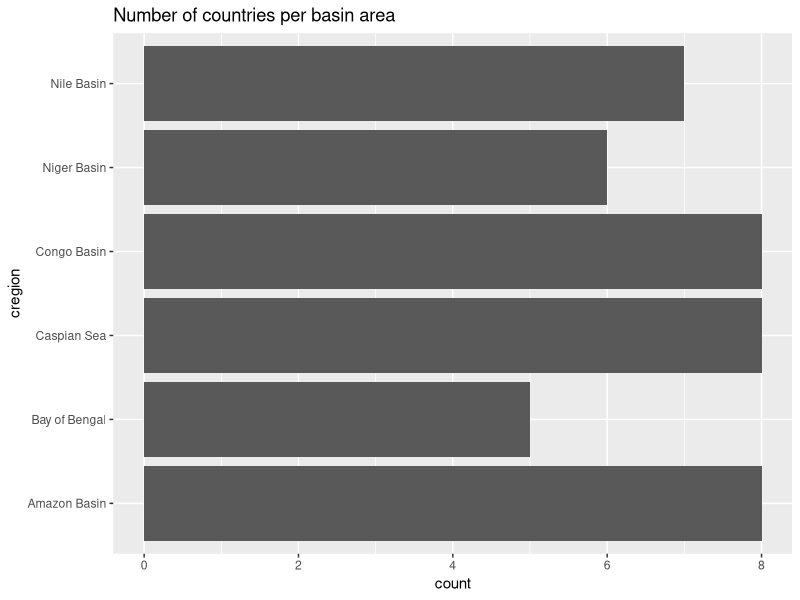
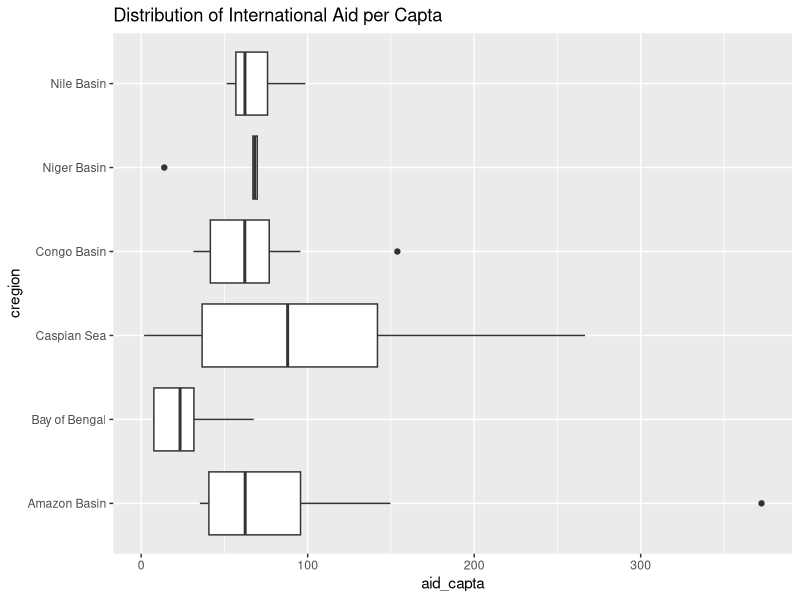
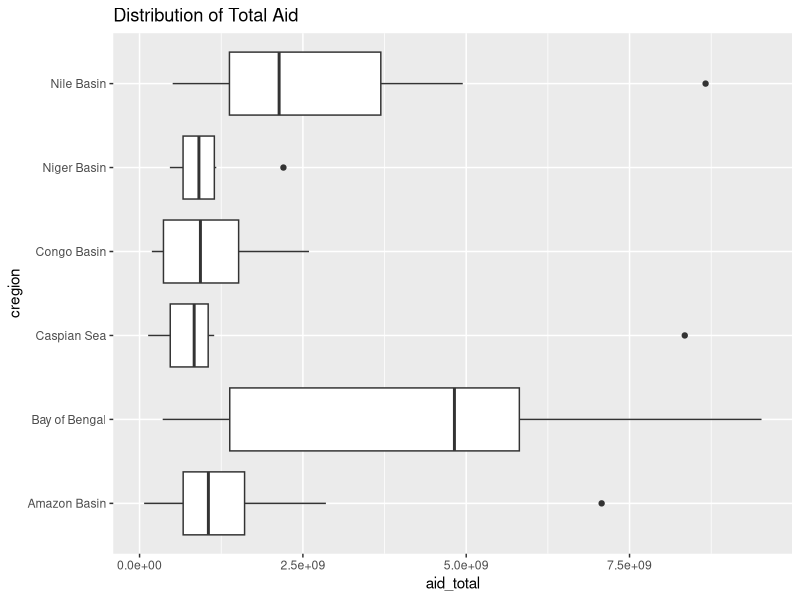
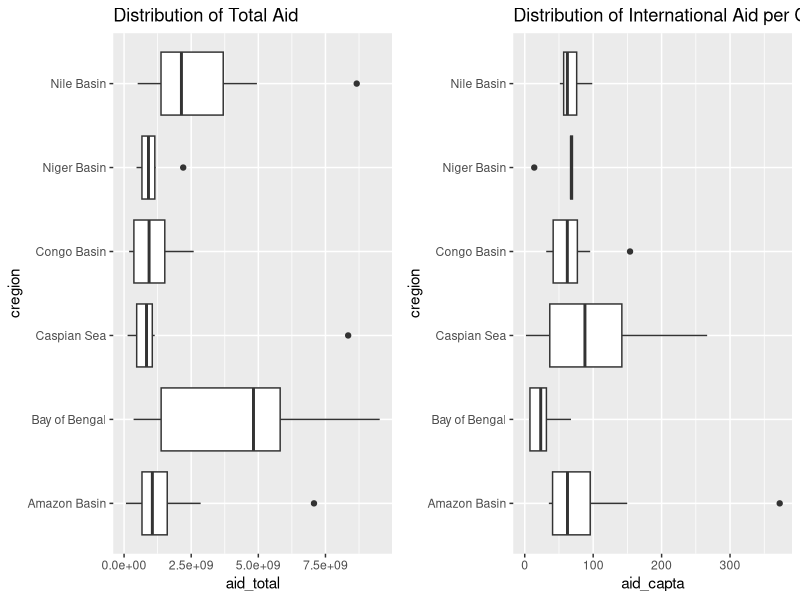
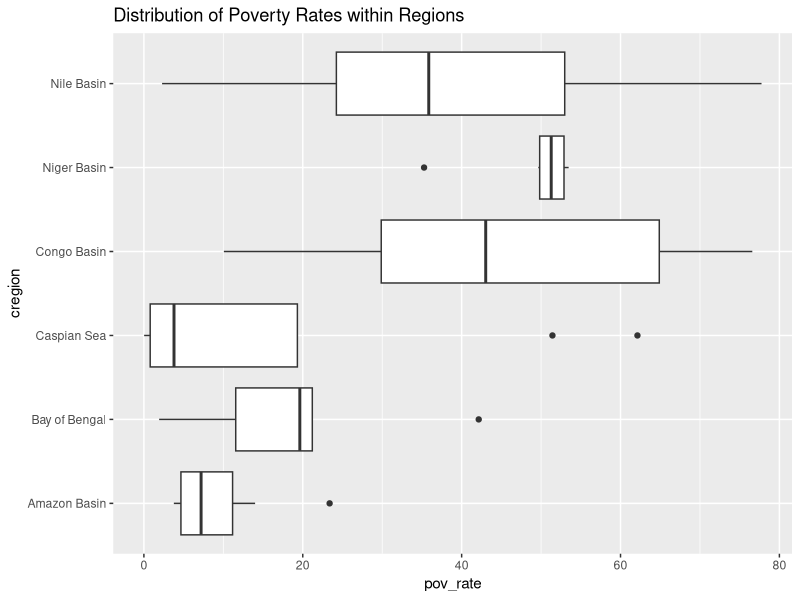
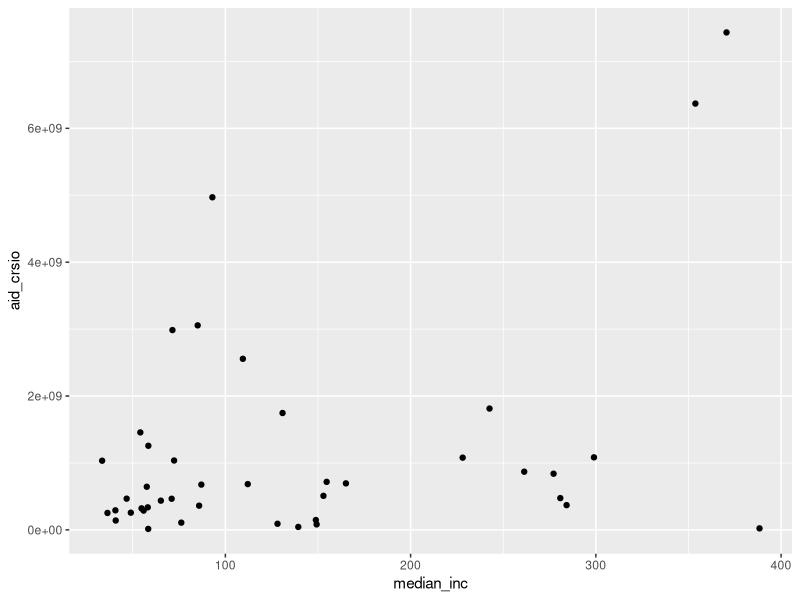
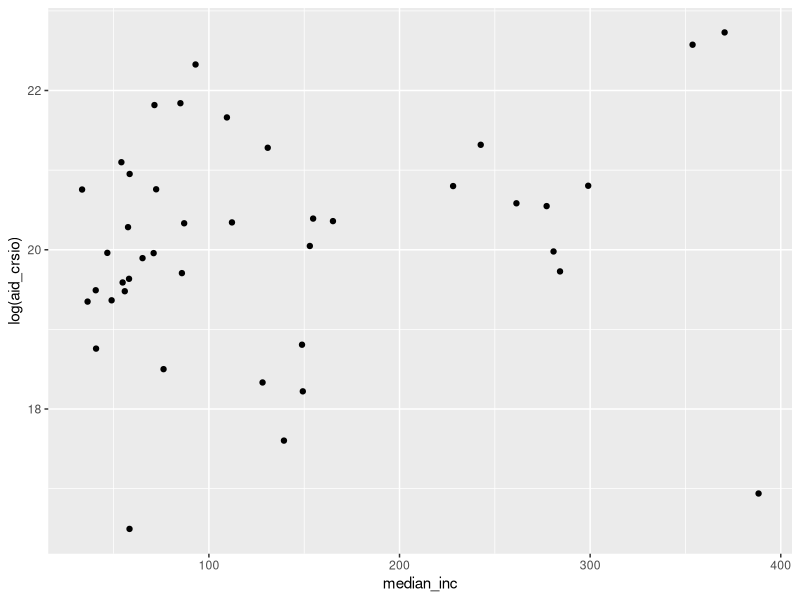
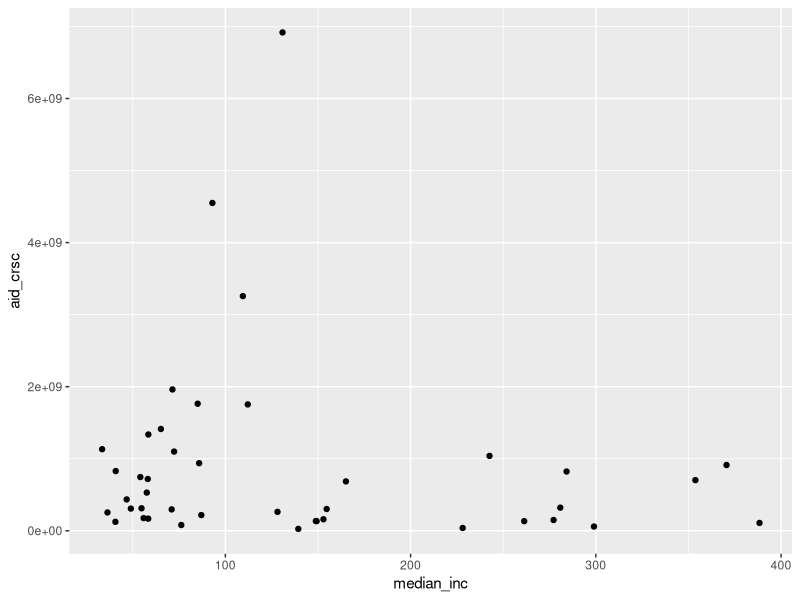

Source code (R) for these figures, in order: (Note: this script raises an error after producing the figures.)
#############################################################################################
#############################################################################################
############################ DATA ANALYSIS ##################################################
############################ FINAL ACTIVITY #################################################
#############################################################################################
########################  VINICIUS SILVA SANTANA ############################################
#############################################################################################
#############################################################################################



# COMMENT: REMEMBER TO ADD HEADS AND CLEAR NAMES TO VARIABLES IN PLOTS

############################################################################################
############################ LOADING PACKAGES AND DATAFRAME ################################
############################################################################################

getwd()
setwd("./Curso R/QOG Data")

require(tidyverse)
require(ggplot2)

pov.aid <- read.csv("./vinicius-santana-ad-ufpe-2019.csv")

view(pov.aid)
names(pov.aid)
summary(pov.aid)

#########################################################################################
################################ EXPLORATORY DATA ANALYSIS ##############################
#########################################################################################

# how many countries for each of the relevant areas of study
ggplot(data = pov.aid) +
  geom_bar(mapping = aes(x = cregion)) + coord_flip() +
  labs(title = "Number of countries per basin area")

# checking the distribution of aid_capta within cregion 
ggplot(data = pov.aid, mapping = aes(x = cregion, y = aid_capta)) +
  geom_boxplot() + coord_flip() +
  labs(title = "Distribution of International Aid per Capta")

# checking the distribution of aid_total within regions
ggplot(data = pov.aid, mapping = aes(x = cregion, y = aid_total)) +
  geom_boxplot() + coord_flip() +
  labs(title = "Distribution of Total Aid")

# plotting aid total and aid capta in one plot
aid.total.plot <- ggplot(data = pov.aid, mapping = aes(x = cregion, y = aid_total)) +
  geom_boxplot() + coord_flip() +
  labs(title = "Distribution of Total Aid")

aid.capta.plot <- ggplot(data = pov.aid, mapping = aes(x = cregion, y = aid_capta)) +
  geom_boxplot() + coord_flip() +
  labs(title = "Distribution of International Aid per Capta")

require(gridExtra)
grid.arrange(aid.total.plot, aid.capta.plot, ncol = 2)

# calculating median aid per capta in the bay of bengal
summary(pov.aid$aid_capta[pov.aid$cregion == "Bay of Bengal"])

# distribution of pov_rate within regions
ggplot(data = pov.aid, mapping = aes(x = cregion, y = pov_rate)) +
  geom_boxplot() + coord_flip() +
  labs(title = "Distribution of Poverty Rates within Regions")

# HIGHEST POVERTY RATES ARE ENCOUNTERED IN ALL THREE AFRICAN REGIONS

# checking mean income and aid_crsio
ggplot(data = pov.aid) +
  geom_point(mapping = aes(x = median_inc, y = aid_crsio))

# mean income and aid_crsio log
ggplot(data = pov.aid) +
  geom_point(mapping = aes(x = median_inc, y = log(aid_crsio)))

# median_inc e aid crsc
ggplot(data = pov.aid) +
  geom_point(mapping = aes(x = median_inc, y = aid_crsc))

# log
ggplot(data = pov.aid) +
  geom_point(mapping = aes(x = median_inc, y = log(aid_crsc)))

# median income and aid total
ggplot(data = pov.aid) +
  geom_point(mapping = aes(x = median_inc, y = aid_total))

#log
ggplot(data = pov.aid) +
  geom_point(mapping = aes(x = median_inc, y = log(aid_total)))
# IT DOESNT SEEM THAT MEDIAN INCOME MATTERS MUCH FOR THE SIZE OF AID

# mean income and aid capta
ggplot(data = pov.aid) +
  geom_point(mapping = aes(x = median_inc, y = log(aid_capta)))

ggplot(data = pov.aid) +
  geom_point(mapping = aes(x = median_inc, y = aid_capta))

##########################################################################################
##########################################################################################
##########################################################################################

ggplot(data = pov.aid) +
  geom_point(mapping = aes(x = gdp_size, y = aid_total))
# BUT IT DOES SEEM THAT THE HIGHER THE GDP THE HIGHER THE AID TOTAL

ggplot(data = pov.aid) +
  geom_point(mapping = aes(x = gdp_size, y = aid_total)) +
  geom_smooth(mapping = aes(x = gdp_size, y = aid_total))
# OR MAYBE NOT MUCH

# what about if GDO is logged?
ggplot(data = pov.aid) +
  geom_point(mapping = aes(x = log(gdp_size), y = aid_total)) # even clearer correlation

ggplot(data = pov.aid) +
  geom_point(mapping = aes(x = log(gdp_size), y = aid_total)) +
  geom_smooth(mapping = aes(x = log(gdp_size), y = aid_total))

# what if aid is logged?
ggplot(data = pov.aid) +
  geom_point(mapping = aes(x = gdp_size, y = log(aid_total))) # not very conclusive, but
#it seems to be the case when the amount of aid gets higher.

ggplot(data = pov.aid) +
  geom_point(mapping = aes(x = gdp_size, y = log(aid_total))) +
  geom_smooth(mapping = aes(x = gdp_size, y = log(aid_total)))

# what if both are logged?
ggplot(data = pov.aid) +
  geom_point(mapping = aes(x = log(gdp_size), y = log(aid_total))) +
  geom_point(mapping = aes(color = cregion))# VERY STRONG CORRELATION

ggplot(data = pov.aid, mapping = aes(x = log(gdp_size), y = log(aid_total))) + 
  geom_point(mapping = aes(color = cregion)) + 
  geom_smooth()

ggplot(data = pov.aid, mapping = aes(x = log(gdp_size), y = log(aid_total))) + 
  geom_point(mapping = aes(color = cregion)) +
  labs(title = "Relation between GDP and Aid - both logged")

ggplot(data = pov.aid, mapping = aes(x = log(gdp_size), y = log(aid_total))) + 
  geom_point(mapping = aes(color = cregion)) +
  geom_smooth(mapping = aes(x = log(gdp_size), y = log(aid_total)))
  labs(title = "Relation between GDP and Aid - both logged")
  
###########################################################################################

# checking it by gdp_capta
ggplot(data = pov.aid) +
  geom_point(mapping = aes(x = gpd_capta, y = aid_total)) # not very conclusive
  
# logging aid
ggplot(data = pov.aid) +
  geom_point(mapping = aes(x = gpd_capta, y = log(aid_total))) +
  geom_smooth(mapping = aes(x = gpd_capta, y = log(aid_total)))

#who gives more based on gdp size? IO or other donors?
ggplot(data = pov.aid) +
  geom_point(mapping = aes(x = gdp_size, y = aid_crsio)) #international organizations

ggplot(data = pov.aid) +
  geom_point(mapping = aes(x = gdp_size, y = aid_crsc))

# does the same apply to gdp capta?
ggplot(data = pov.aid) +
  geom_point(mapping = aes(x = gpd_capta, y = aid_crsio))

ggplot(data = pov.aid) +
  geom_point(mapping = aes(x = gpd_capta, y = aid_crsc)) # inconclusive

############################################################################################

# WHAT ABOUT POVERTY RATES?
ggplot(data = pov.aid) +
  geom_point(mapping = aes(x = pov_rate, y = aid_total))
# data suggests that countries that receive low aid_total tend to have their aid slightly
# increased as poverty rates are higher. High aid total was only given to countries with less
# than 40% pov rate

# logging it
ggplot(data = pov.aid) +
  geom_point(mapping = aes(x = pov_rate, y = log(aid_total))) +
  geom_smooth(mapping = aes(x = pov_rate, y = log(aid_total))) # when logged, data correlation
# seems to disappear but the line indicates a rather slight trend towards reducing aid as
# poverty rates get higher

# checking by aid_capta
ggplot(data = pov.aid) +
  geom_point(mapping = aes(x = pov_rate, y = aid_capta)) +
  geom_smooth(mapping = aes(x = pov_rate, y = aid_capta))

ggplot(data = pov.aid) +
  geom_point(mapping = aes(x = pov_rate, y = aid_capta)) +
  geom_smooth(mapping = aes(x = pov_rate, y = aid_capta))

ggplot(data = pov.aid) +
  geom_point(mapping = aes(x = pov_rate, y = aid_crsio)) 

# log crsio
ggplot(data = pov.aid) +
  geom_point(mapping = aes(x = pov_rate, y = log(aid_crsio))) 
# it seems the higher the poverty rate, the lower the aid donated by intl org

ggplot(data = pov.aid) +
  geom_point(mapping = aes(x = gpd_capta, y = aid_crsc)) # same applies for other donors

# what about aid capta and aid total? i start to think there is a correlation here
ggplot(data = pov.aid) +
  geom_point(mapping = aes(x = aid_capta, y = aid_total))

# what if
ggplot(data = pov.aid) +
  geom_point(mapping = aes(x = aid_total, y = aid_capta))

#what about logging aidtotal
ggplot(data = pov.aid) +
  geom_point(mapping = aes(x = aid_capta, y = log(aid_total))) +
  geom_smooth(mapping = aes(x = aid_capta, y = log(aid_total)))
# apparently, the lower aid capta the higher aid total.. especially 

ggplot(data = pov.aid, mapping = aes(x = aid_capta, y = log(aid_total))) + 
  geom_point(mapping = aes(color = cregion)) +
  geom_smooth(mapping = aes(x = aid_capta, y= log(aid_total))) +
  labs(title = "Relation between Aid Total and Aid per capta")
# the lower aid capta, the higher aid total for the Bay of Bengal; Nile Basin has similar
# aid capta range, as seen also in the box plot, but aid total varies


# what about gdp growth?
ggplot(data = pov.aid) +
  geom_point(mapping = aes(x = gdp_growth, y = aid_total))

#log aidtotal
ggplot(data = pov.aid) +
  geom_point(mapping = aes(x = gdp_growth, y = log(aid_total))) # when logged there seems to
# be a slight correlation

# adding geom_smooh
ggplot(data = pov.aid) +
  geom_point(mapping = aes(x = gdp_growth, y = log(aid_total))) +
  geom_smooth(mapping = aes(x = gdp_growth, y = log(aid_total))) # yes! the lower the gdp growth
# the less logged aid

#adding cregion
ggplot(data = pov.aid, mapping = aes(x = gdp_growth, y = log(aid_total))) + 
  geom_point(mapping = aes(color = cregion)) +
  geom_smooth(mapping = aes(x = gdp_growth, y= log(aid_total))) +
  labs(title = "Relation between Aid Total and GDP growth") +
  xlab(label = "GDP GROWTH") +
  ylab(label = "TOTAL AID - logged")

# gdp growth and aid crsio
ggplot(data = pov.aid) +
  geom_point(mapping = aes(x = gdp_growth, y = aid_crsio))

#log aidcrisio
ggplot(data = pov.aid) +
  geom_point(mapping = aes(x = gdp_growth, y = log(aid_crsio)))

ggplot(data = pov.aid, mapping = aes(x = gdp_growth, y = log(aid_crsio))) + 
  geom_point(mapping = aes(color = cregion)) +
  geom_smooth(mapping = aes(x = gdp_growth, y= log(aid_crsio)))

# if only aid to the poor is considered
ggplot(data = pov.aid) +
  geom_point(mapping = aes(x = gdp_growth, y = aid_poor)) +
  geom_smooth(mapping = aes(x = gdp_growth, y = aid_poor))

ggplot(data = pov.aid, mapping = aes(x = gdp_growth, y = log(aid_poor))) + 
  geom_point(mapping = aes(color = cregion)) +
  geom_smooth(mapping = aes(x = gdp_growth, y= log(aid_poor)))

ggplot(data = pov.aid) +
  geom_point(mapping = aes(x = gdp_growth, y = aid_crsc))
# IT SEEMS AS GDP GROWTH IS HIGHER, THE AID ENDS TO INCREASE

# what about regions?
ggplot(data = pov.aid) +
  geom_point(mapping = aes(x = cregion, y = log(aid_total))) + coord_flip() +
  geom_smooth(mapping = aes(x = cregion, y = log(aid_total))) + coord_flip()


ggplot(data = pov.aid) +
  geom_point(mapping = aes(x = cregion, y = log(aid_crsio))) + coord_flip() #two countries
# in the caspian sea received significantly less from crsio (seen only when logged)

ggplot(data = pov.aid) +
  geom_point(mapping = aes(x = cregion, y = log(aid_crsc))) + coord_flip() #two countries
# in the amazon bay received significanly less from crsc

# checking relation between pov_rate and aid_total for each region
ggplot(data = pov.aid) + 
  geom_point(mapping = aes(x = pov_rate, y = log(aid_total))) + 
  facet_wrap(~ cregion, nrow = 2)

#same with aid capta
ggplot(data = pov.aid) + 
  geom_point(mapping = aes(x = pov_rate, y = log(aid_capta))) + 
  facet_wrap(~ cregion, nrow = 2) # considering aid capta there is less conclusive evidence

#same with aid poor
ggplot(data = pov.aid) + 
  geom_point(mapping = aes(x = pov_rate, y = log(aid_poor))) + 
  facet_wrap(~ cregion, nrow = 2) # considering aid poor

# without log
ggplot(data = pov.aid) + 
  geom_point(mapping = aes(x = pov_rate, y = aid_poor)) + 
  facet_wrap(~ cregion, nrow = 2) #NOT USE

# when I add the smooth line, something else happens and the correlation seems to disappear
# WHY????
ggplot(data = pov.aid) + 
  geom_point(mapping = aes(x = pov_rate, y = log(aid_total))) + 
  geom_smooth(mapping = aes(x = pov_rate, y = log(aid_total))) +
  facet_wrap(~ cregion, nrow = 2) #not use this.. warning say few values for degrees of freedom

# THE HIGHER GDP SIZE(logged), THE HIGHER AID TOTAL LOGGED. THE RELATIONSHIP IS LESS CLEAR IN
# the congo and niger basin and partially clear in the caspian sea.. for the other three groups
# the pattern is more evident, with one country in the Amazon region falling significantly off
# the curve.
ggplot(data = pov.aid) + 
  geom_point(mapping = aes(x = log(gdp_size), y = log(aid_total))) + 
  facet_wrap(~ cregion, nrow = 2) # info above

ggplot(data = pov.aid) +
  geom_point(mapping = aes(x = cregion, y = aid_capta)) + coord_flip()

ggplot(data = pov.aid) +
  geom_point(mapping = aes(x = cregion, y = aid_poor)) + coord_flip() # not use this

# gdp capta and aid total
ggplot(data = pov.aid) +
  geom_hex(mapping = aes(x = gpd_capta, y = aid_total))

#logging aid
ggplot(data = pov.aid) +
  geom_hex(mapping = aes(x = gpd_capta, y = log(aid_total)))

ggplot(data = pov.aid) +
  geom_point(mapping = aes(x = gpd_capta, y = log(aid_total))) +
  geom_smooth(mapping = aes(x = gpd_capta, y = log(aid_total)))

#loggin gdp capta
ggplot(data = pov.aid) +
  geom_hex(mapping = aes(x = log(gpd_capta), y = aid_total))

ggplot(data = pov.aid) +
  geom_point(mapping = aes(x = log(gpd_capta), y = aid_total)) +
  geom_smooth(mapping = aes(x = log(gpd_capta), y = aid_total))

# logging both
ggplot(data = pov.aid) +
  geom_hex(mapping = aes(x = log(gpd_capta), y = log(aid_total)))

ggplot(data = pov.aid) +
  geom_point(mapping = aes(x = log(gpd_capta), y = log(aid_total))) +
  geom_smooth(mapping = aes(x = log(gpd_capta), y = log(aid_total)))

ggplot(data = pov.aid) +
  geom_point(mapping = aes(x = log(gpd_capta), y = log(aid_total)))

ggplot(data = pov.aid) +
  geom_hex(mapping = aes(x = gdp_size, y = aid_total)) # rather inconclusive with gdp capta

ggplot(data = pov.aid) +
  geom_hex(mapping = aes(x = pov_rate, y = aid_total))

ggplot(data = pov.aid) +
  geom_hex(mapping = aes(x = pov_rate, y = aid_capta))

# what about gdp size and aid_total when they are logged?
ggplot(data = pov.aid, aes(x = gdp_size, y = aid_total)) +
  geom_point() +
  scale_x_log10() + scale_y_log10() # it also seems the higher the gdp size, the higher the aid

ggplot(data = pov.aid, aes(x = gdp_size, y = aid_total)) +
  geom_point() # without log

ggplot(data = pov.aid, aes(x = log(gdp_size), y = aid_total)) +
  geom_point() # log gdp size

ggplot(data = pov.aid, aes(x = gdp_size, y = log(aid_total))) +
  geom_point() # log aid total # no good

ggplot(data = pov.aid, aes(x = log(gdp_size), y = log(aid_total))) +
  geom_point() # log both (# use this rather than the other)

# adding line
ggplot(data = pov.aid, aes(x = log(gdp_size), y = log(aid_total))) +
  geom_point(mapping = aes(color = cregion)) +
  geom_smooth() # I have seen this graph before

# same for pov rate
ggplot(data = pov.aid, aes(x = pov_rate, y = log(aid_total))) +
  geom_point(mapping = aes(color = cregion)) +
  geom_smooth() # which in turn did not show as much correlation

# MODELLING (AVOID)
library(modelr)

mod.gdp.aid <- lm(log(aid_total) ~ log(gdp_size), data = pov.aid) # does gdp size explain amount of aid?
summary(mod.gdp.aid) # logged, yes, P relevant

mod.pov.aid <- lm(log(aid_total) ~ pov_rate, data = pov.aid) # does gdp size explain amount of aid?
summary(mod.pov.aid)

pov.aid2 <- pov.aid %>% 
  add_residuals(mod.gdp.aid) %>% 
  mutate(resid = exp(resid))

ggplot(data = pov.aid2) + 
  geom_point(mapping = aes(x = gdp_size, y = resid)) # I didnt quite understand this

ggplot(data = pov.aid2) + 
  geom_boxplot(mapping = aes(x = cregion, y = resid)) + coord_flip()

## DONT KNOW HOW TO USE THIS JUST YET

###########################################################################################
##################################### OTHER PLOT CHECKS ###################################
###########################################################################################


plot(pov.aid$aid_total, pov.aid$pov_rate)
# FROM THIS PLOT WE SEE THAT COUNTRIES THAT RECEIVED MORE TOTAL AID ARE COUNTRIES THAT
# HAVE LOWER POVERTY RATES.

plot(pov.aid$aid_crsc, pov.aid$pov_rate)
# THE SAME APPLIES IF ONLY DONORS, WITHOUT INTERNATIONAL ORGANIZATIONS ARE TAKEN INTO ACCOUNT

plot(pov.aid$aid_crsio, pov.aid$pov_rate)
# AND IF ONLY THE AID FROM INTERNATIONAL ORGANIZATIONS ARE TAKEN INTO ACCOUNT

plot(pov.aid$aid_total, pov.aid$gdp_size)
# AS ECONOMIES ARE HIGHER, HOWEVER THE TENDENCY SEEMS TO BE HIGHER AID

plot(pov.aid$aid_total, pov.aid$gdp_growth)
# IT SEEMS NOT TO BE ABOUT GDP GROWTH, BUT ON GDP SIZE ONLY

plot(pov.aid$gdp_size, pov.aid$aid_capta)
# ONLY COUNTRIES WITH LOW GDP SIZE HAVE RECEIVED HIGH PER CAPTA AID

plot(pov.aid$pov_rate, pov.aid$aid_capta)
# IT SEEMS TO HAVE PRETTY MUCH EQUAL DISTRIBUTION HERE

plot(pov.aid$gpd_capta, pov.aid$aid_capta)


##########################################################################################
################################ REGRESSION MODELS #######################################
##########################################################################################

# APPLYING A SIMPLE LINEAR REGRESSION USING POVERTY RATE AND TOTAL AID, TO SEE HOW THEY BEHAVE
povaidreg <- lm(data = pov.aid, log(aid_total) ~ pov_rate + log(gdp_size) + gpd_capta + median_inc + gdp_growth + log(pop_poor))
summary (povaidreg)

povaidreg2 <- lm(data = pov.aid, log(aid_total) ~ pov_rate + log(gdp_size) + gpd_capta + median_inc + gdp_growth + log(pop_poor) + cregion)
summary (povaidreg2)

#checking correlation between the two main variables
cor(pov.aid$pov_rate, log(pov.aid$gdp_size), method = "pearson")
# -.54 meaning only partially correlated

#testand covariancia entre a variavel dependente e independente
cor(log(pov.aid$aid_total), log(pov.aid$gdp_size), method = "pearson") #0.68
cor(log(pov.aid$aid_total), pov.aid$pov_rate, method = "pearson") #-.20 very low neg correlation

cov(log(pov.aid$aid_total), log(pov.aid$gdp_size), method = "pearson") #0.68
cov(log(pov.aid$aid_total), pov.aid$pov_rate, method = "pearson")

#SAME SEM O LOG
povaidregwithoutlogg <- lm(data = pov.aid, aid_total ~ pov_rate + gdp_size + gpd_capta + median_inc + gdp_growth + pop_poor + cregion)
summary (povaidregwithoutlogg)

# AS IT SEEMS, THE HIGHER THE POVERTY RATE, THE LOWER THE AID RECEIVED BY THE COUNTRIES, AS
# WITH A NEGATIVE SIGNAL IN THE ESTIMATE WITH A SIGNIFICANT P VALUE OF 0.04791.

regcregion <- lm(data = pov.aid, log(aid_total) ~ cregion + pov_rate + log(gdp_size) + gpd_capta + median_inc + gdp_growth + pop_poor)
summary(regcregion)

   plot(povaidreg1)

# WHAT CAN I INFER ABOUT THE FITTED AND RESIDUALS?

# APPLYING A LINEAR REGRESSION USING GDP SIZE TO ESTIMATE THE VALUE OF TOTAL AID
povaidreg3 <- lm(data = pov.aid, log(aid_total) ~ log(gdp_size) + pov_rate)
summary(povaidreg3)

# WITH A HIGH SIGNFICANT VALUE, AND A POSITIVE SIGNAL, IT SEEMS HIGHER GDP ALLOWS FOR MORE
# AID RECEIVED IN TOTAL

plot(povaidreg2)

# IF GDP ALLOWS MORE AID, HOW DOES IT WORK WHEN TAKING POVERTY RATE INTO ACCOUNT CONTROLLING
# THE OUTCOMES OF INTERNATIONAL COOPERATION?

povaidmulti <- lm(data = pov.aid, aid_total ~ gdp_size + pov_rate)
summary(povaidmulti)

# WITH THIS REGRESSION, POVERTY RATE BECOMES STATISTICALLY NON SIGNIFICANT HOWEVER IT STILL SHOWS
# A NEGATIVE INFLUENCE OVER THE TOTAL AMOUNT OF AID RECEIVED BY THE COUNTRIES

plot(povaidmulti)

# CHECKING IF THE REGION PLAYS A ROLL IN THE OUTCOMES OF TOTAL AID
plot(pov.aid$cregion, pov.aid$aid_total)
aid.regionreg1 <- lm(data = pov.aid, aid_total ~ cregion)
summary(aid.regionreg1)

# IN RELATION TO THE AMAZON BASIN, ONLY  THE BAY OF BENGAL HAS A SLIGHT STATISTICAL SIGNIFICANCE
# SHOWING IT PLAYS A ROLE IN INCREASING THE VALUE OF AID.

# ADDING TO THE REGRESSION THE GDP GROWTH, THE MEDIAN INCOME AND THE REGION OF COUNTRIES
full.pov.aid.reg <- lm(data = pov.aid, aid_total ~ pov_rate + gdp_size + gdp_growth + cregion)
summary(full.pov.aid.reg)

# CHECKING AN INVERTED REGRESSION WHERE POVERTY RATES CONTROLL THE INFLUENCE OF GDP IN AID RECEIVING
inverse.pov.aid.reg <- lm(data = pov.aid, aid_total ~ gdp_size + pov_rate + gdp_growth + median_inc + cregion)
summary(inverse.pov.aid.reg)

# AGAIN GDP SHOWS TO BE MORE SIGNIFICANT THAN POVERTY RATE

